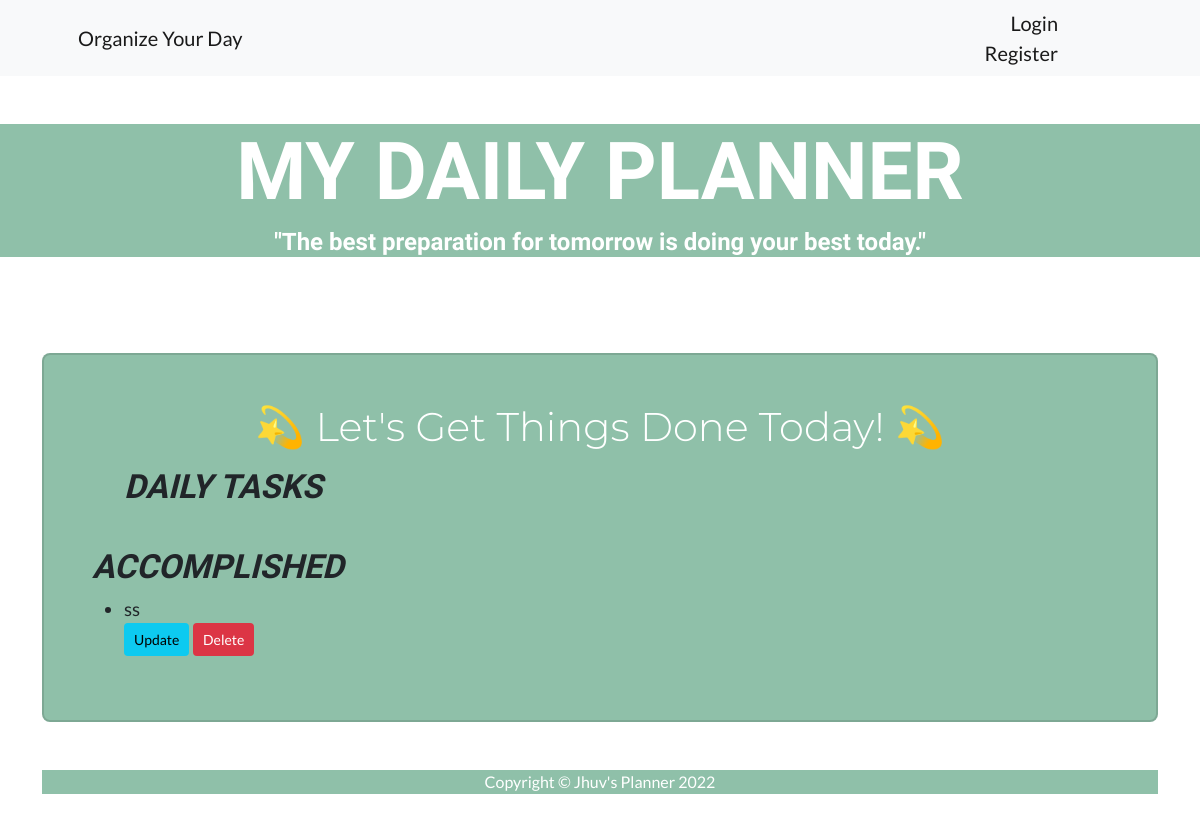
Page /home on the earlier database version.
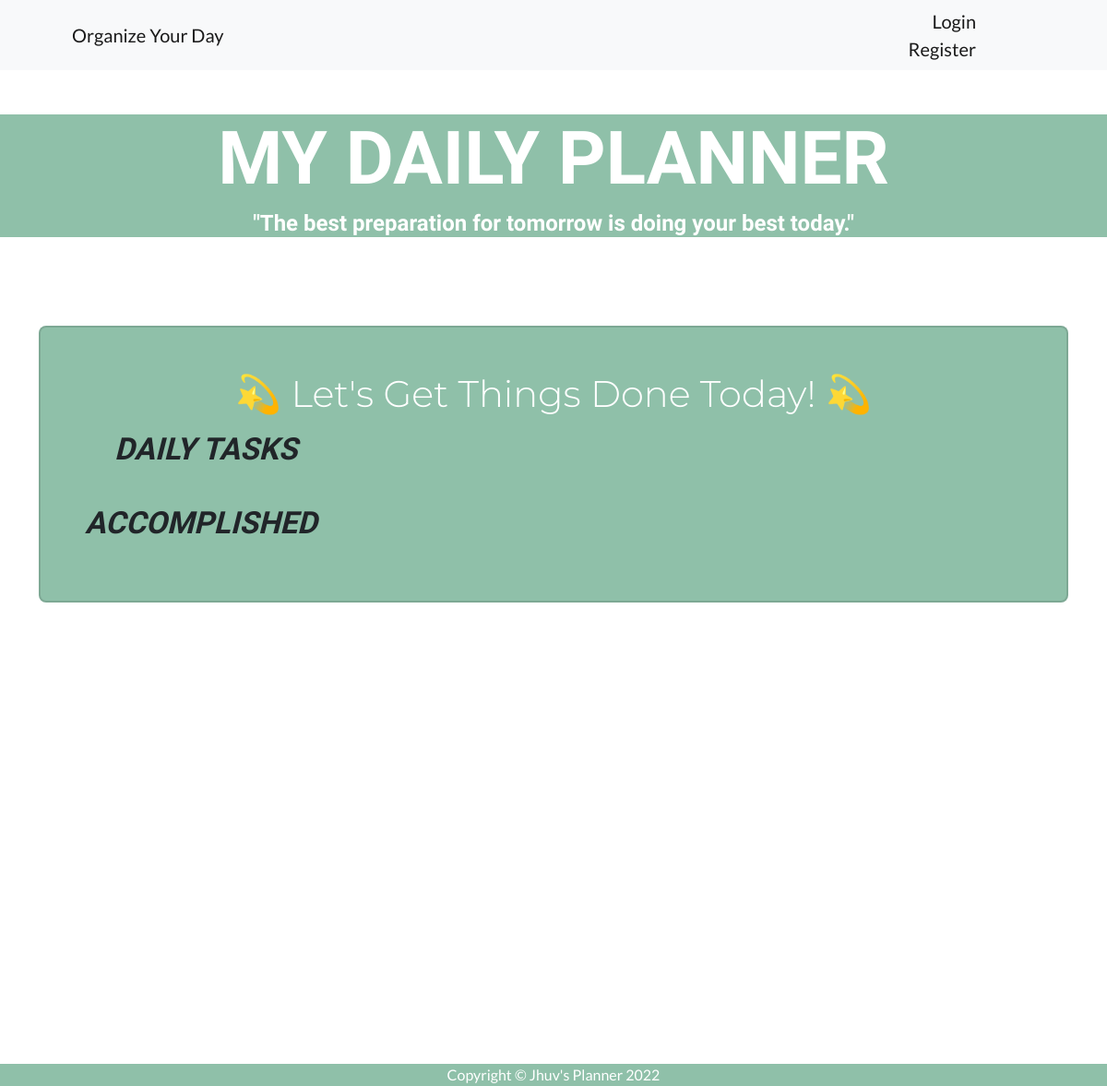
Same page on the later database version.
### main.py (models this page shows, shortened)
class Todo(db.Model):
    __tablename__ = "todos"
    id = db.Column(db.Integer, primary_key=True)
    text = db.Column(db.String(200))
    done = db.Column(db.Boolean)

### main.py (the view)
@app.route("/home")
def home():
    undone = Todo.query.filter_by(done=False).all()
    done = Todo.query.filter_by(done=True).all()
    return render_template("index.html", undone=undone, done=done)

### templates/index.html (shortened to what this page needs)
<!DOCTYPE html>
<html lang="en">
<head>
  <link rel="stylesheet" href="{{url_for('static', filename='css/styles.css')}}">
</head>
<body id="page-top">
  <nav class="navbar navbar-expand-lg navbar-light bg-light">
    <div class="container px-4 px-lg-5">
      <a class="navbar-brand" href="/">Organize Your Day</a>
      <div class="container-right px-4 px-sm-5">
        {% if current_user.is_authenticated %}
        <a class="navbar-brand" href="{{url_for('logout')}}">Logout</a>
        <button class="navbar-toggler" type="button" data-toggle="collapse" data-target="#navbarSupportedContent" aria-controls="navbarSupportedContent" aria-expanded="false" aria-label="Toggle navigation">
        </button>
      </div>
        {% else %}
       <div style="text-align:right; margin:0px auto 0px auto;">
        <a class="navbar-brand" href="{{url_for('login')}}">Login</a>
      </div>
       <div style="text-align:right; margin:0px auto 0px auto;">
        <a class="navbar-brand" href="{{url_for('register')}}">Register</a>
      </div>
    </div>
    {% endif %}
  </nav>
  <header>
    <div style="background-color:#8FC0A9">
      <div class="container px-4 px-lg-5 my-5">
        <div class="text-center text-white ">
          <h1 style="font-size: 60pt; font-family:rampart one;">MY DAILY PLANNER</h1>
          <h4 style="font-family:combo;">"The best preparation for tomorrow is doing your best today."</h4>
        </div>
      </div>
    </div>
  </header>
  <section class="vh-100">
    <div class="container py-5 h-100">
      <div class="content-center">
        <div class="col col-xl-12">
          <div class="card" style="background-color:#8FC0A9;">
            <div class="card-body p-5">
              <h6 class="mb-3 text-center text-white display-6">💫 Let's Get Things Done Today! 💫</h6>
              <ul>
                <h6 style="font-size: 25pt; font-family:rampart one; font-style:italic;">DAILY TASKS</h6>
              </ul>
              <br>
              <h6 style="font-size: 25pt; font-family:rampart one; font-style:italic;">ACCOMPLISHED</h6>
              <ul>
                {% for todo in done %}
                <li style="font-size: 14pt;">{{ todo.text }}
                  <div class="align-items-center margin:5px">
                    <a class="btn btn-info btn-sm" href="/update/{{ todo.id }}">Update</a>
                    <a class="btn btn-danger btn-sm" href="/delete/{{ todo.id }}">Delete</a>
                    {% endfor %}
                  </div>
                </li>
              </ul>
            </div>
          </div>
        </div>
      </div>
<footer>
  <div style="background-color:#8FC0A9">
     <div class="container px-4 px-lg-5 my-5">
      <p class="m-0 text-center text-white">Copyright &copy; Jhuv's Planner 2022</p>
    </div>
  </div>
</footer>
</body>
</html>

Differences in the rows shown:
removed Todo: text "ss"
